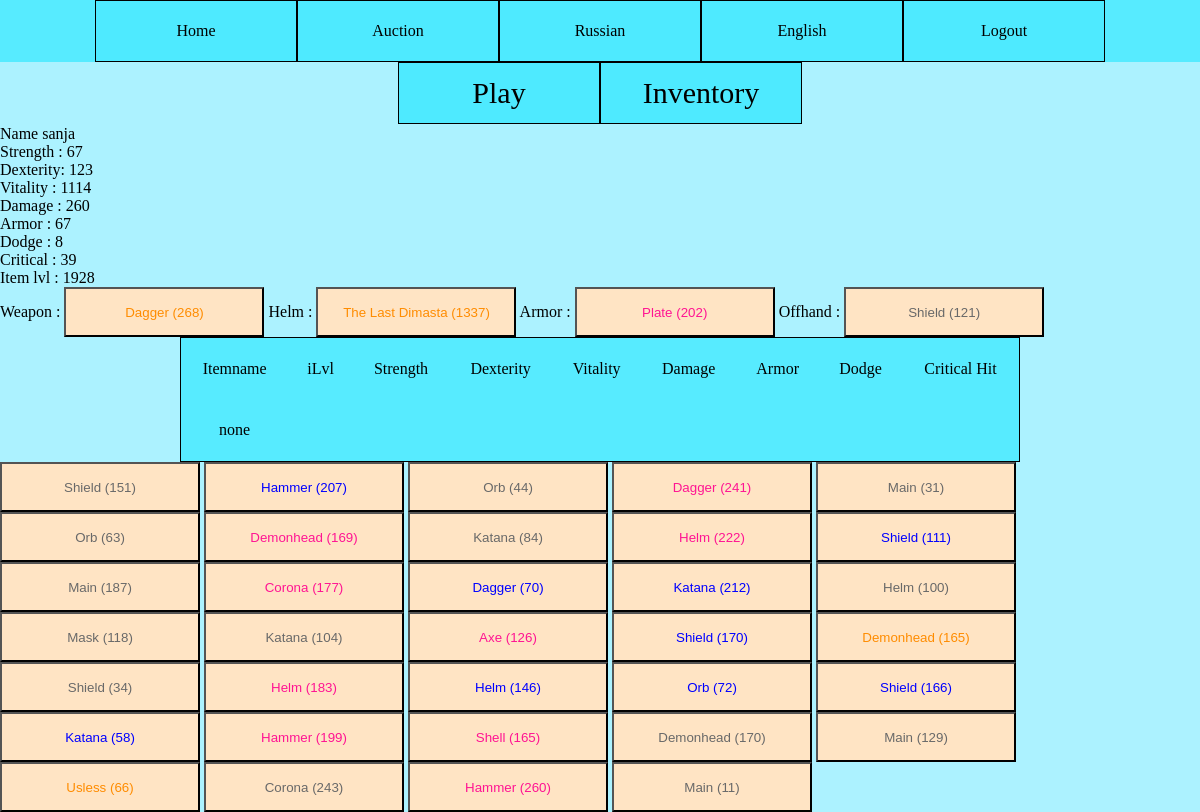
Before: /en/game/inventory (signed in) with the older database file.
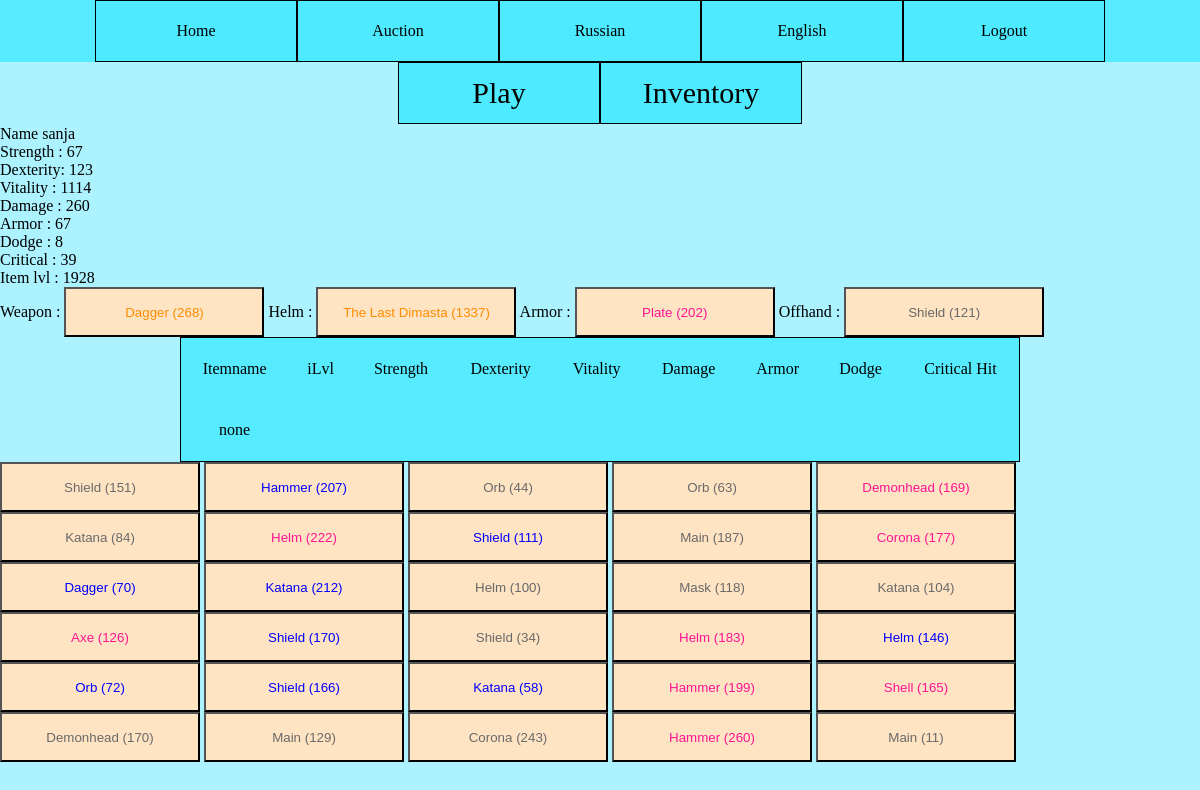
After: the same page with the newer database file.
### main/models.py (models this page shows)
class Item(models.Model):
    item_name = models.CharField(max_length=30,null=True)
    item_level = models.IntegerField(default=0)
    item_tupe = models.IntegerField(null=True)
    item_rarity = models.IntegerField(null=True)
    character_id = models.ForeignKey(Character, on_delete=models.SET_NULL,null=True)
    used = models.BooleanField(default=False)

### main/views.py (the view)
# urls.py: path('game/inventory', views.Inventory, name='inventory'),
def Inventory(request):
    if request.user.is_authenticated:
        current_user = request.user
        char = Character.objects.get(user=current_user)
        itemz = Item.objects.filter(character_id=char.pk)
        stats = [0, 0, 0, 0, 0, 0, 0]
        ilvl = 0
        LocalItems = []
        EqItem = [0, 0, 0, 0]
        for x in itemz:
            local_item = LocalItem(x)
            if (char.eq_armor == x or char.eq_helm == x or char.eq_weapon == x or char.eq_offhand == x):
                EqItem[x.item_tupe] = local_item
                ilvl += x.item_level
                for x in range(len(stats)):
                    stats[x] += local_item.stats[x]
            elif not x.used:
                LocalItems.append(local_item)
        context = {'user': current_user, 'ilvl': ilvl, 'stats': stats, 'items': LocalItems, 'eq_items': EqItem}
        return render(request, 'inventory.html', context=context)
    else:
        return HttpResponseForbidden()

### templates/inventory.html (shortened to what this page needs)
{% extends "game.html" %}
{% load i18n %}
{% block script %}
    {% load static %}
{% endblock %}
{% block main_window %}
    <div id="mono">
        {% trans "Name" %} {{ user.username }}<br>
        {% trans "Strength" %} : {{ stats.0 }}<br>
        {% trans "Dexterity" %}: {{ stats.1 }}<br>
        {% trans "Vitality" %} : {{ stats.2 }}<br>
        {% trans "Damage" %}   : {{ stats.3 }}<br>
        {% trans "Armor" %}    : {{ stats.4 }}<br>
        {% trans "Dodge" %}    : {{ stats.5 }}<br>
        {% trans "Critical" %} : {{ stats.6 }}<br>
        {% trans "Item lvl" %} : {{ ilvl }}<br>
        {% trans "Weapon" %}   : {% include "items/item_small.html" with item=eq_items.0 only %}
        {% trans "Helm" %}     : {% include "items/item_small.html" with item=eq_items.1 only %}
        {% trans "Armor" %}    : {% include "items/item_small.html" with item=eq_items.2 only %}
        {% trans "Offhand" %}  : {% include "items/item_small.html" with item=eq_items.3 only %}
    </div>
    {% include "items/stat_table.html" %}
    <div id="scrolls">
        {% for x in items %}
            {% include "items/item_small.html" with item=x only %}
        {% endfor %}
    </div>
{% endblock %}

### templates/items/item_small.html
{% load i18n %}
{% if item %}
    <button class="item_info" id="{{ item.pk }}" onmouseenter="Display({{ item.pk }})" onclick="ItemClick({{ item.pk }})">
        {% if item.rarity == 0  %}
            <span style="color: #696969; ">
        {% elif item.rarity == 1 %}
            <span style="color: blue; ">
        {% elif item.rarity == 2 %}
            <span style="color: deeppink; ">
        {% else %}
            <span style="color: darkorange; ">
        {% endif %}
            {{ item.name }} ({{ item.ilvl }})
        </span>
    </button>
{% else %}
    <button class="item_info" id="0">
        {% trans "Empty" %}
    </button>
{% endif %}

Changed rows visible on the page:
no longer on this page (row edited): Item: name "Dagger"
no longer on this page (row edited): Item: name "Main"
no longer on this page (row edited): Item: name "Demonhead"
no longer on this page (row edited): Item: name "Usless"
Other visible differences:
list line gone: "( 241 )"
list line gone: "( 31 )"
list line gone: "( 165 )"
list line gone: "( 66 )"
